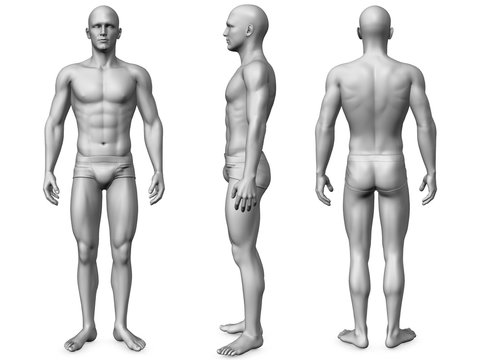
#> input picture tools/roman-figure-parts/base-man/concept.png, 480 x 360 px
$ python sculpt.py
#> lines starting #> are read from the running program, lines starting #| are printed output that depends on the picture; after the words box and inside, x2 and y2 are one past the last pixel; in counts of white or black regions, pixels touching at a corner belong together
### tools/roman-figure-parts/base-man/build.py
"""Base man for AW-STUDY-0020, built part by part from Evan's front / side / back reference (concept.png).

Each part is lofted from the reference silhouettes: widths from the front view, depths from the side view,
so the front and side outlines match the picture. Parts: head, nose, ears, neck, torso, arms, hands
(palm, four fingers, thumb), legs, feet, briefs. Z up, metres, front faces -Y, origin between the feet.

python build.py  ->  base-man.glb and r/ (front, side, back renders and the compare sheet)
"""
import json, math, os, sys
import numpy as np
from PIL import Image
from scipy.ndimage import binary_fill_holes, uniform_filter1d

HERE = os.path.dirname(os.path.abspath(__file__))
REF = os.path.join(HERE, "concept.png")
P = dict(height=1.80, top=4, ground=357, cx_front=103.5, cx_side=248.0, cx_back=375.5)
S = P["height"] / (P["ground"] - P["top"])          # metres per reference pixel

M = binary_fill_holes(np.asarray(Image.open(REF).convert("L")) < 235)
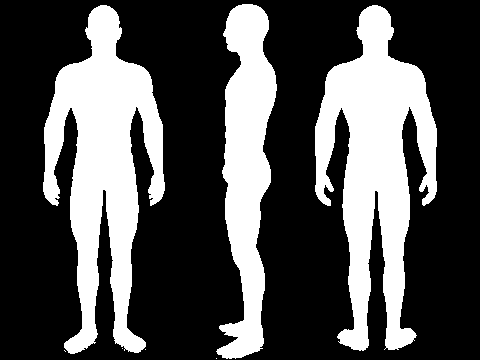
#> M: shape (360, 480) bool; 31.7% white; 7 white regions (4 under 20 px), largest, box (x1, y1, x2, y2) and area: (315, 5, 437, 351) 21369, (43, 5, 165, 354) 20989, (216, 4, 277, 359) 12492

def X(px): return (px - P["cx_front"]) * S
def Y(px): return (px - P["cx_side"]) * S
def Z(py): return (P["ground"] - py) * S

def run_at(y, x, x0, x1):
    """The silhouette run on row y that contains column x (searching x0..x1); (left, right) or None."""
    row = M[int(y)]
    if not row[int(x)]:
        return None
    l = int(x)
    while l > x0 and row[l - 1]: l -= 1
    r = int(x)
    while r < x1 and row[r + 1]: r += 1
    return l, r

def runs(y, x0, x1):
    row = M[int(y)]; out = []; on = False
    for x in range(x0, x1 + 1):
        if row[x] and not on: s = x; on = True
        if not row[x] and on: out.append((s, x - 1)); on = False
    if on: out.append((s, x1))
    return out

def sm(a, k=9):
    return uniform_filter1d(np.asarray(a, float), k, mode="nearest")

# ---------------------------------------------------------------- loft
def ring(cx, cy, cz, a, rf, rb, n=24, p=2.0, front_pinch=0.0):
    """Horizontal ring: half-width a, front radius rf (towards -Y), back radius rb; superellipse exponent p."""
    pts = []
    for i in range(n):
        t = 2 * math.pi * i / n
        c, s = math.cos(t), math.sin(t)
        cc = math.copysign(abs(c) ** (2 / p), c)
        ss = math.copysign(abs(s) ** (2 / p), s)
        r = rf if s < 0 else rb
        x = a * cc * (1 - front_pinch * max(0.0, -s))
        pts.append((cx + x, cy + r * ss, cz))
    return pts

def loft(rings, cap0=True, cap1=True):
    n = len(rings[0]); V = [v for r in rings for v in r]; F = []
    for k in range(len(rings) - 1):
        for i in range(n):
            a, b = k * n + i, k * n + (i + 1) % n
            F.append((a, b, b + n, a + n))
    if cap0:
        c = len(V); V.append(tuple(np.mean(rings[0], 0)))
        F += [(c, (i + 1) % n, i) for i in range(n)]
    if cap1:
        c = len(V); V.append(tuple(np.mean(rings[-1], 0))); o = (len(rings) - 1) * n
        F += [(c, o + i, o + (i + 1) % n) for i in range(n)]
    return V, F

def mirror(part):
    V, F = part
    return [(-x, y, z) for x, y, z in V], [tuple(reversed(f)) for f in F]

def tube(path, radii, n=10):
    """A round tube along a 3D polyline (fingers, thumb)."""
    path = np.asarray(path, float); rings = []
    for i, (p, r) in enumerate(zip(path, radii)):
        d = path[min(i + 1, len(path) - 1)] - path[max(i - 1, 0)]; d /= np.linalg.norm(d)
        u = np.cross(d, [1, 0, 0]);
        if np.linalg.norm(u) < 1e-3: u = np.cross(d, [0, 1, 0])
        u /= np.linalg.norm(u); v = np.cross(d, u)
        rings.append([tuple(p + r * (math.cos(t) * u + math.sin(t) * v)) for t in np.linspace(0, 2 * math.pi, n, endpoint=False)])
    return loft(rings)

PARTS = {}

# ---------------------------------------------------------------- head (shell without nose and ears)
ys = list(range(5, 52)); hw, hf, hb = [], [], []
for y in ys:
    l, r = run_at(y, 103, 40, 170)
    w = (r - l + 1) / 2
    if 26 <= y <= 39: w = min(w, 15.2)                    # ears are their own part
    fl, fr = run_at(y, 248, 205, 285)
    if 28 <= y <= 37: fl = max(fl, 226)                    # the nose is its own part
    hw.append(w); hf.append(fl); hb.append(fr)
hw, hf, hb = sm(hw, 5), sm(hf, 5), sm(hb, 5)
mid = (hf + hb) / 2
i0 = ys.index(17); W0, F0, B0 = hw[i0], hf[i0], hb[i0]; M0 = (F0 + B0) / 2
for i, y in enumerate(ys):
    if y < 17:
        k = math.sqrt(max(0.0, 1 - ((17 - y) / 13.2) ** 2))
        hw[i] = W0 * k; hf[i] = M0 - (M0 - F0) * k; hb[i] = M0 + (B0 - M0) * k; mid[i] = M0
rings = []
for y, w, f, b, m in zip(ys, hw, hf, hb, mid):
    rings.append(ring(0, Y(m), Z(y), w * S, (m - f) * S, (b - m) * S, n=32, p=2.0, front_pinch=0.22))
# round the crown
w0, f0, b0, m0 = hw[0], hf[0], hb[0], mid[0]
dome = [ring(0, Y(m0), Z(3.85), 0.3 * S, 0.3 * S, 0.3 * S, n=32)]
PARTS["Head"] = loft(dome + rings)

# nose: a wedge on the face, bridge between the eyes to the tip and nostrils
face = lambda y: Y(226.0)
nose = []
for y, out, half in [(26.5, 0.0, 1.2), (29, 0.8, 1.4), (31, 1.6, 1.8), (33, 2.6, 2.4), (35, 3.2, 3.0), (36.4, 2.2, 3.1), (37.2, 0.4, 2.6)]:
    nose.append([(0, face(y) - out * S, Z(y)), (half * S, face(y) + 1.6 * S, Z(y)), (0, face(y) + 2.4 * S, Z(y)), (-half * S, face(y) + 1.6 * S, Z(y))])
PARTS["Nose"] = loft(nose)

# brow ridge and chin give the facial outline its planes
brow = [ring(0, Y(227.2), Z(y), 11.5 * S, 1.2 * S, 1.0 * S, n=16, p=2.2) for y in (24.5, 25.5, 26.5)]

chin = [ring(0, Y(228.4), Z(y), w * S, 1.3 * S, 2.0 * S, n=16) for y, w in ((44, 4.5), (46, 5.5), (48, 5.0), (49.5, 3.5))]


# ears
ear = []
for y, h in [(26.5, 0.8), (27.5, 2.2), (29.5, 3.0), (32, 3.1), (34.5, 2.6), (36.8, 1.8), (38.6, 0.8)]:
    ear.append(ring(X(103.5 + 14.6 + 0.9), Y(248.5), Z(y), 1.0 * S, h * S, h * 0.85 * S, n=14))
PARTS["EarL"] = loft(ear); PARTS["EarR"] = mirror(PARTS["EarL"])

# ---------------------------------------------------------------- neck
neck = []
for y in range(42, 70, 2):
    l, r = 92, 115
    f, b = 237 + max(0, 44 - y) * 0.0, 263 + max(0, y - 58) * 0.8
    if y < 52: f = 235
    neck.append(ring(0, Y((f + b) / 2 - 0.5), Z(y), np.interp(y, [42, 58, 68], [11.5, 12.0, 15.0]) * S,
                     ((b - f) / 2 + 0.8) * S, ((b - f) / 2 + 0.8) * S, n=24))
PARTS["Neck"] = loft(neck)

# ---------------------------------------------------------------- torso
ys = list(range(60, 189, 2)); tw, tc, tf, tb = [], [], [], []
for y in ys:
    rr = run_at(y, 103, 40, 170)
    if y < 112:                                            # arms merge with the torso up here
        off = np.interp(y, [60, 66, 72, 80, 90, 104, 112], [0, 5, 13, 16, 17, 21, 24])
        l, r = rr[0] + off, rr[1] - off
        if y < 76:                                         # trapezius: slope from the neck to the acromion
            h = np.interp(y, [58, 62, 66, 70, 76], [12, 16, 22, 28, 32]); l, r = 103.5 - h, 103.5 + h
    else:
        l, r = rr
    f, b = run_at(y, 250, 205, 285)
    tw.append((r - l + 1) / 2); tf.append(f); tb.append(b)
tw, tf, tb = sm(tw, 13), sm(tf, 13), sm(tb, 13)
rings = [ring(0, Y((f + b) / 2), Z(y), w * S, (b - f) / 2 * S * (0.8 if y < 68 else 1.0), (b - f) / 2 * S * (0.8 if y < 68 else 1.0), n=36, p=2.15)
         for y, w, f, b in zip(ys, tw, tf, tb)]
PARTS["Torso"] = loft(rings)

# ---------------------------------------------------------------- arm (left of the picture = figure's right), then mirror
ys = list(range(72, 177, 2)); aw, ac = [], []
for y in ys:
    if y < 112:
        l = run_at(y, 103, 40, 170)[0]
        w = np.interp(y, [72, 78, 86, 96, 112], [9, 15, 18.5, 19.5, 18.5])
        aw.append(w / 2); ac.append(l + w / 2)
    else:
        l, r = runs(y, 40, 72)[0]
        aw.append((r - l + 1) / 2); ac.append((l + r) / 2)
aw, ac = sm(aw), sm(ac)
dr = lambda y: np.interp(y, [66, 112, 140, 160, 176], [1.0, 1.0, 1.0, 1.04, 1.12])   # depth / width
yc = lambda y: np.interp(y, [66, 176], [250.0, 246.0])
rings = [ring(X(c), Y(yc(y)), Z(y), w * S, w * dr(y) * S, w * dr(y) * S, n=20, p=2.0)
         for y, w, c in zip(ys, aw, ac)]
cap = ring(X(ac[0] + 1.5), Y(250), Z(69.0), 2.5 * S, 2.5 * S, 2.5 * S, n=20)
PARTS["ArmR"] = loft([cap] + rings); PARTS["ArmL"] = mirror(PARTS["ArmR"])

# ---------------------------------------------------------------- hand: palm, four fingers, thumb (palm faces the thigh)
hx = X(51.0); hy = Y(246.0)
palm = []
for y, t, d in [(174, 3.0, 5.0), (178, 3.4, 7.0), (184, 3.6, 8.4), (189, 3.4, 8.6), (192, 3.0, 8.2)]:
    palm.append(ring(hx, hy, Z(y), t * S, d * S, d * S, n=16, p=2.6))
PARTS["PalmR"] = loft(palm)
HAND_TURN = math.radians(40)
fingers = []
for k, (dy, L) in enumerate([(-6.0, 13.0), (-2.0, 14.5), (2.0, 13.5), (5.8, 10.5)]):  # index .. little, front to back
    y0 = 191.5; path, radii = [], []
    for j in range(6):
        u = j / 5; curl = 1.8 * u * u
        path.append((hx + 0.6 * S, hy + (dy * S) - curl * S * 0.6, Z(y0 + u * L) + curl * S * 0.3))
        radii.append((1.55 - 0.45 * u) * S)
    fingers.append(tube(path, radii))
thumb_path = [(hx + 1.0 * S, hy - 6.5 * S, Z(180)), (hx + 1.6 * S, hy - 9.0 * S, Z(184)),
              (hx + 1.8 * S, hy - 10.0 * S, Z(188)), (hx + 1.7 * S, hy - 10.4 * S, Z(191.5))]
fingers.append(tube(thumb_path, [2.0 * S, 1.8 * S, 1.6 * S, 1.3 * S]))
def turn(part, ang, cx, cy):
    V, F = part; c, s_ = math.cos(ang), math.sin(ang)
    return [(cx + (x - cx) * c - (y - cy) * s_, cy + (x - cx) * s_ + (y - cy) * c, z) for x, y, z in V], F
PARTS["PalmR"] = turn(PARTS["PalmR"], HAND_TURN, hx, hy)
fingers = [turn(f, HAND_TURN, hx, hy) for f in fingers]
for k, f in enumerate(fingers):
    name = ["IndexR", "MiddleR", "RingR", "LittleR", "ThumbR"][k]
    PARTS[name] = f; PARTS[name[:-1] + "L"] = mirror(f)
PARTS["PalmL"] = mirror(PARTS["PalmR"])

# ---------------------------------------------------------------- leg (left of picture), mirrored
ys = list(range(184, 345, 2)); lw, lc, lf, lb = [], [], [], []
for y in ys:
    rs = [q for q in runs(y, 60, 103) if q[1] - q[0] > 6]
    if y < 190 or not rs:
        l, r = 72, 102.5
    else:
        l, r = rs[0]; r = min(r, 102.5)
    f, b = run_at(y, 245, 205, 285) or (225, 259)
    if y < 204: f, b = 225, 259
    if y > 322:                                          # below the ankle the silhouette is the foot
        l, r = 81.5, 94.5; f, b = 246, 260
    lw.append((r - l + 1) / 2); lc.append((l + r) / 2); lf.append(f); lb.append(b)
lw, lc, lf, lb = sm(lw), sm(lc), sm(lf), sm(lb)
rings = [ring(X(c), Y((f + b) / 2), Z(y), w * S, (b - f) / 2 * S, (b - f) / 2 * S, n=28, p=2.0)
         for y, w, c, f, b in zip(ys, lw, lc, lf, lb)]
PARTS["LegR"] = loft(rings); PARTS["LegL"] = mirror(PARTS["LegR"])

# ---------------------------------------------------------------- foot: lofted heel to toe along -Y
cols = list(range(262, 216, -2)); rings = []
for xs in cols:  # heel at 262, toes at 217 in the side view
    u = (262 - xs) / 45
    h = np.interp(u, [0, 0.08, 0.25, 0.45, 0.7, 0.85, 1.0], [5, 9, 13, 9, 5, 3.6, 2.4])
    half = np.interp(u, [0, 0.15, 0.55, 0.8, 1.0], [5.5, 6.5, 9.5, 10.5, 7.0])
    cx = np.interp(u, [0, 1], [87.0, 77.0])
    pts = []
    for i in range(20):
        t = math.pi * i / 19
        pts.append((X(cx) + half * S * math.cos(t), Y(xs), Z(356.5) + h * S * math.sin(t) ** 0.6))
    rings.append(pts)
PARTS["FootR"] = loft(rings); PARTS["FootL"] = mirror(PARTS["FootR"])

# ---------------------------------------------------------------- briefs: a cloth layer over the hips
ys = [176, 180, 184, 188]; rings = []
for y in ys:
    i = int((y - 60) / 2); w, f, b = tw[min(i, len(tw) - 1)], tf[min(i, len(tf) - 1)], tb[min(i, len(tb) - 1)]
    rings.append(ring(0, Y((f + b) / 2), Z(y), w * S * 1.035, (b - f) / 2 * S * 1.05, (b - f) / 2 * S * 1.04, n=36, p=2.35))
PARTS["Briefs"] = loft(rings)
cuff = []
for y in (186, 192, 198):
    i = int((y - 184) / 2); w, c, f, b = lw[i], lc[i], lf[i], lb[i]
    cuff.append(ring(X(c), Y((f + b) / 2), Z(y), w * S * 1.045, (b - f) / 2 * S * 1.05, (b - f) / 2 * S * 1.05, n=28))
PARTS["BriefsCuffR"] = loft(cuff); PARTS["BriefsCuffL"] = mirror(PARTS["BriefsCuffR"])

# [2 lines that do not run on import are left out]

### tools/roman-figure-parts/base-man/sculpt.py
"""Base man, round 2: round 1's silhouettes melted into one skin, with the anatomy built on top as forms.

Round 1 (build.py) lofted cross-sections straight from the silhouettes; it matched the outline but read as
stacked tubes with shoulder pads. Here every anatomical mass is its own simple form (cranium, jaw, nose,
rib cage, pecs, abdomen, pelvis, glutes, deltoids, upper arms, forearms, hands and fingers, thighs, knees,
calves, feet), placed on landmarks measured from Evan's front and side views, and the forms are blended
with a smooth union so joints flow like skin. Units below are reference pixels: x = offset from the centre
line (+ = the figure's left), y = column in the side view (smaller = front), z = row (down).

Writes base-man-r2.npz (vertices, faces of Skin and Briefs) for make.py.
"""
import math, os
import numpy as np
from skimage.measure import marching_cubes

HERE = os.path.dirname(os.path.abspath(__file__))
HEAD = os.environ.get("HEAD") == "1"       # the head gets its own fine grid so the face has enough voxels
if HEAD:
    STEP = 0.25; xs = np.arange(-20, 20, STEP); ys = np.arange(219, 272, STEP); zs = np.arange(1, 62, STEP)
else:
    STEP = 0.7; xs = np.arange(-62, 62, STEP); ys = np.arange(214, 286, STEP); zs = np.arange(0, 360, STEP)
GX, GY, GZ = np.meshgrid(xs, ys, zs, indexing="ij")

def ell(c, r, rot=0.0):
    x, y = GX - c[0], GY - c[1]
    if rot:
        cr, sr = math.cos(rot), math.sin(rot); x, y = x * cr + y * sr, -x * sr + y * cr
    q = np.sqrt((x / r[0]) ** 2 + (y / r[1]) ** 2 + ((GZ - c[2]) / r[2]) ** 2)
    return (q - 1) * min(r)

def cone(a, b, ra, rb):
    a, b = np.asarray(a, float), np.asarray(b, float); d = b - a; L2 = d @ d
    t = np.clip(((GX - a[0]) * d[0] + (GY - a[1]) * d[1] + (GZ - a[2]) * d[2]) / L2, 0, 1)
    px, py, pz = a[0] + t * d[0], a[1] + t * d[1], a[2] + t * d[2]
    return np.sqrt((GX - px) ** 2 + (GY - py) ** 2 + (GZ - pz) ** 2) - (ra + t * (rb - ra))

def smin(a, b, k):
    h = np.clip(0.5 + 0.5 * (b - a) / k, 0, 1); return b * (1 - h) + a * h - k * h * (1 - h)

def smax(a, b, k):
    return -smin(-a, -b, k)

def both(fn):
    """Build a form on the figure's left and mirror it to the right."""
    return lambda sdf, k: smin(smin(sdf, fn(+1), k), fn(-1), k)

def U(sdf, part, k): return part if sdf is None else smin(sdf, part, k)

# ---- the silhouette body: round 1's lofted cross-sections, filled as solid slices and blended into one skin
import build
from PIL import Image, ImageDraw
from scipy.ndimage import distance_transform_edt, gaussian_filter
NRING = {"Head": 32, "Neck": 24, "Torso": 36, "LegR": 28, "LegL": 28}      # arms are built as limbs below
occ = np.zeros(GX.shape, bool)
for name, n in NRING.items():
    V = np.asarray(build.PARTS[name][0]); k = (len(V) - 2) // n
    R = V[: k * n].reshape(k, n, 3)
    R = np.stack([R[..., 0] / build.S, R[..., 1] / build.S + build.P["cx_side"], build.P["ground"] - R[..., 2] / build.S], -1)
    zr = R[:, 0, 2]; order = np.argsort(zr); R, zr = R[order], zr[order]
    for iz, z in enumerate(zs):
        if z < zr[0] or z > zr[-1]: continue
        j = min(np.searchsorted(zr, z), len(zr) - 1); i = max(j - 1, 0)
        t = 0 if zr[j] == zr[i] else (z - zr[i]) / (zr[j] - zr[i])
        poly = R[i] * (1 - t) + R[j] * t
        im = Image.new("1", (len(ys), len(xs)))
        ImageDraw.Draw(im).polygon([((py - ys[0]) / STEP, (px - xs[0]) / STEP) for px, py, _ in poly], fill=1)
        occ[:, :, iz] |= np.asarray(im, bool)
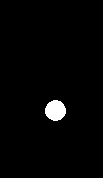
#> im: PIL image 103x178 1; 1.8% white; 1 white region, box (x1, y1, x2, y2) and area: (45, 100, 66, 121) 339
sil = (distance_transform_edt(~occ) - distance_transform_edt(occ)) * STEP
sil = gaussian_filter(sil, 2.2 * 0.7 / STEP)                                                   # melt seams and pixel steps

# ---- anatomy on top of the silhouette, construction-style forms
skin = sil
def add(part, k):
    global skin; skin = smin(skin, part, k)
for s in (1, -1):
    add(cone((s * 6, 255, 57), (s * 36, 250, 74), 6.5, 6.0), 5.0)               # trapezius slope into the deltoid
    add(ell((s * 13.0, 258.5, 181), (13.0, 10.5, 13.0)), 3.0)                    # glutes
    add(ell((s * 17.5, 238.5, 222), (13.0, 10.0, 24.0)), 4.0)                    # quadriceps
    add(ell((s * 16.5, 240.5, 259), (8.2, 8.6, 7.0)), 2.0)                       # knee
    add(ell((s * 16.5, 236.5, 258), (4.6, 2.2, 4.6)), 1.2)                       # kneecap
    add(ell((s * 16.8, 255.5, 281), (9.0, 9.0, 19.0)), 3.0)                      # calf
# ---- arms: one limb each along its bones (shoulder, elbow, wrist). Cross-sections have separate outer, inner,
# front and back radii so the bulges sit at different heights on each edge (construction rule: deltoid high on
# the outside, biceps mid-arm in front, triceps high behind; forearm swells just below the elbow, flat at the wrist).
UPPER = dict(z=[70, 80, 88, 100, 112, 124, 136, 140],
             o=[7.0, 10.5, 11.0, 9.5, 9.0, 9.4, 9.4, 9.4], i=[6.0, 8.0, 8.5, 8.5, 9.0, 9.4, 9.0, 9.0],
             f=[8.0, 10.0, 9.8, 9.4, 9.6, 9.4, 8.4, 8.0], b=[8.0, 10.2, 10.4, 10.2, 9.4, 8.4, 8.0, 8.0])
FORE = dict(z=[140, 146, 152, 158, 164, 170, 174],
            o=[9.4, 9.5, 8.5, 7.0, 5.5, 4.6, 4.5], i=[9.0, 8.2, 7.4, 6.2, 5.0, 4.5, 4.5],
            f=[8.0, 8.4, 8.0, 7.0, 6.2, 6.0, 5.8], b=[8.0, 8.6, 8.2, 7.2, 6.4, 6.0, 5.8])
def limb(a, b, prof, s):
    a, b = np.asarray(a, float), np.asarray(b, float); d = b - a; L2 = d @ d
    t = np.clip(((GX - a[0]) * d[0] + (GY - a[1]) * d[1] + (GZ - a[2]) * d[2]) / L2, 0, 1)
    ax_, ay, az = a[0] + t * d[0], a[1] + t * d[1], a[2] + t * d[2]
    rx, ry, rz = GX - ax_, GY - ay, GZ - az
    pick = lambda key: np.interp(az, prof["z"], prof[key])
    ru = np.where(rx * s > 0, pick("o"), pick("i")); rv = np.where(ry < 0, pick("f"), pick("b"))
    q = np.sqrt((rx / ru) ** 2 + (ry / rv) ** 2 + (rz / np.minimum(ru, rv)) ** 2)
    return (q - 1) * np.minimum(ru, rv)
for s in (1, -1):
    sh, el, wr = (s * 39.5, 250.0, 76), (s * 49.5, 249.5, 140), (s * 55.0, 247.0, 174)
    arm = smin(limb(sh, el, UPPER, s), limb(el, wr, FORE, s), 2.0)
    arm = smin(arm, ell((s * 42.0, 250.0, 90), (7.0, 9.0, 12.0)), 4.0)              # deltoid cap
    skin = smin(skin, arm, 4.0)

# surface relief: muscle masses and grooves pushed out of (or into) the skin wherever it faces front or back,
# so they sit on the real surface instead of guessed depths
FRONT = 1 / (1 + np.exp((GY - 247.0) / 2.5)); BACK = 1 - FRONT
def relief(x0, z0, sx, sz, amp, face, sym=True):
#> called with x0 = 13, z0 = 91, sx = 10.5, sz = 7.5, amp = 2, face = array of shape (178, 103, 515), sym = True
    global skin
    for s in ((1, -1) if sym and x0 else (1,)):
        skin = skin - amp * face * np.exp(-((GX - s * x0) / sx) ** 2 - ((GZ - z0) / sz) ** 2)
relief(13.0, 91, 10.5, 7.5, 2.0, FRONT)                                           # pectorals
relief(13.0, 101, 10.0, 1.6, -0.9, FRONT)                                         # their lower edge
relief(0, 96, 1.4, 11.0, -0.8, FRONT)                                             # sternum groove
for zz in (122, 134, 146):
    relief(5.6, zz, 3.8, 4.4, 1.0, FRONT)                                         # abdominal blocks
relief(0, 134, 1.0, 22.0, -0.6, FRONT)                                            # linea alba
relief(21.5, 160, 4.5, 10.0, 0.7, FRONT)                                          # obliques
relief(15.0, 92, 8.5, 11.0, 1.1, BACK)                                            # shoulder blades
relief(0, 125, 1.6, 50.0, -1.0, BACK)                                             # spine groove
relief(6.0, 155, 3.8, 17.0, 0.9, BACK)                                            # spinal erectors
# face
add(ell((0, 228.6, 25.6), (10.6, 2.4, 2.0)), 1.5)                                  # brow ridge
add(cone((0, 227.0, 27.0), (0, 222.8, 34.8), 1.2, 2.2), 1.2)                      # nose
add(ell((0, 225.2, 35.6), (3.0, 1.9, 1.5)), 0.9)                                  # nostrils
add(ell((0, 226.6, 41.6), (4.6, 1.6, 1.4)), 0.8)                                  # lips
add(ell((0, 227.9, 47.0), (5.2, 2.6, 3.2)), 1.4)                                  # chin
for s in (1, -1):
    add(ell((s * 15.2, 248.6, 32.0), (1.5, 3.4, 5.8)), 1.0)                       # ears
add(cone((0, 250.5, 48), (0, 252.5, 66), 10.6, 13.0), 3.0)                         # neck, full width
for s in (1, -1):
    add(cone((s * 4, 256, 52), (s * 30, 251, 70), 6.0, 5.0), 5.0)                 # trapezius from the skull base
# face as relief on the head's front: brow, eye sockets, eyeballs, cheekbones, mouth, chin
FACE = FRONT * (GZ < 52)
relief(5.6, 25.4, 3.8, 1.4, 0.75, FACE)                                           # brows, one over each eye
relief(0, 26.5, 1.6, 1.6, 0.4, FACE)                                              # glabella
relief(5.4, 28.9, 2.2, 1.9, -1.5, FACE)                                           # eye sockets
relief(5.4, 29.1, 1.4, 1.0, 0.95, FACE)                                           # eyeballs
relief(9.0, 39.5, 2.2, 2.6, -0.5, FACE)                                           # cheek hollows
relief(0, 41.4, 2.6, 0.7, 0.45, FACE)                                             # upper lip
#> (the run stopped early here; a loop or call above may not have finished)
